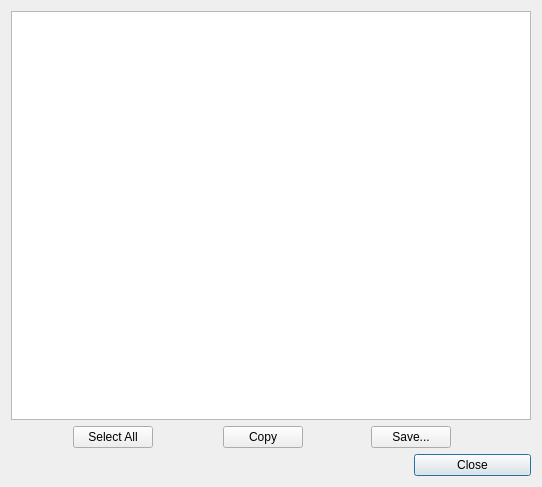
<ui version="4.0" >
 <class>articleDialog</class>
 <widget class="QDialog" name="articleDialog" >
  <property name="geometry" >
   <rect>
    <x>0</x>
    <y>0</y>
    <width>542</width>
    <height>487</height>
   </rect>
  </property>
  <property name="windowTitle" >
   <string>Article Viewer</string>
  </property>
  <layout class="QGridLayout" >
   <item row="0" column="0" colspan="8" >
    <widget class="QTextBrowser" name="textBrowser" />
   </item>
   <item row="1" column="4" >
    <spacer>
     <property name="orientation" >
      <enum>Qt::Horizontal</enum>
     </property>
     <property name="sizeType" >
      <enum>QSizePolicy::Expanding</enum>
     </property>
     <property name="sizeHint" stdset="0" >
      <size>
       <width>50</width>
       <height>20</height>
      </size>
     </property>
    </spacer>
   </item>
   <item row="1" column="2" >
    <spacer>
     <property name="orientation" >
      <enum>Qt::Horizontal</enum>
     </property>
     <property name="sizeType" >
      <enum>QSizePolicy::Expanding</enum>
     </property>
     <property name="sizeHint" stdset="0" >
      <size>
       <width>40</width>
       <height>20</height>
      </size>
     </property>
    </spacer>
   </item>
   <item row="2" column="0" colspan="6" >
    <spacer>
     <property name="orientation" >
      <enum>Qt::Horizontal</enum>
     </property>
     <property name="sizeType" >
      <enum>QSizePolicy::Expanding</enum>
     </property>
     <property name="sizeHint" stdset="0" >
      <size>
       <width>410</width>
       <height>20</height>
      </size>
     </property>
    </spacer>
   </item>
   <item row="2" column="6" colspan="2" >
    <widget class="QPushButton" name="closeButton" >
     <property name="text" >
      <string>Close</string>
     </property>
    </widget>
   </item>
   <item row="1" column="1" >
    <widget class="QPushButton" name="selectButton" >
     <property name="text" >
      <string>Select All</string>
     </property>
    </widget>
   </item>
   <item row="1" column="0" >
    <spacer>
     <property name="orientation" >
      <enum>Qt::Horizontal</enum>
     </property>
     <property name="sizeType" >
      <enum>QSizePolicy::Expanding</enum>
     </property>
     <property name="sizeHint" stdset="0" >
      <size>
       <width>60</width>
       <height>20</height>
      </size>
     </property>
    </spacer>
   </item>
   <item row="1" column="7" >
    <spacer>
     <property name="orientation" >
      <enum>Qt::Horizontal</enum>
     </property>
     <property name="sizeType" >
      <enum>QSizePolicy::Expanding</enum>
     </property>
     <property name="sizeHint" stdset="0" >
      <size>
       <width>60</width>
       <height>20</height>
      </size>
     </property>
    </spacer>
   </item>
   <item row="1" column="5" colspan="2" >
    <widget class="QPushButton" name="saveButton" >
     <property name="text" >
      <string>Save...</string>
     </property>
    </widget>
   </item>
   <item row="1" column="3" >
    <widget class="QPushButton" name="copyButton" >
     <property name="text" >
      <string>Copy</string>
     </property>
    </widget>
   </item>
  </layout>
 </widget>
 <layoutdefault spacing="6" margin="11" />
 <resources/>
 <connections/>
</ui>
